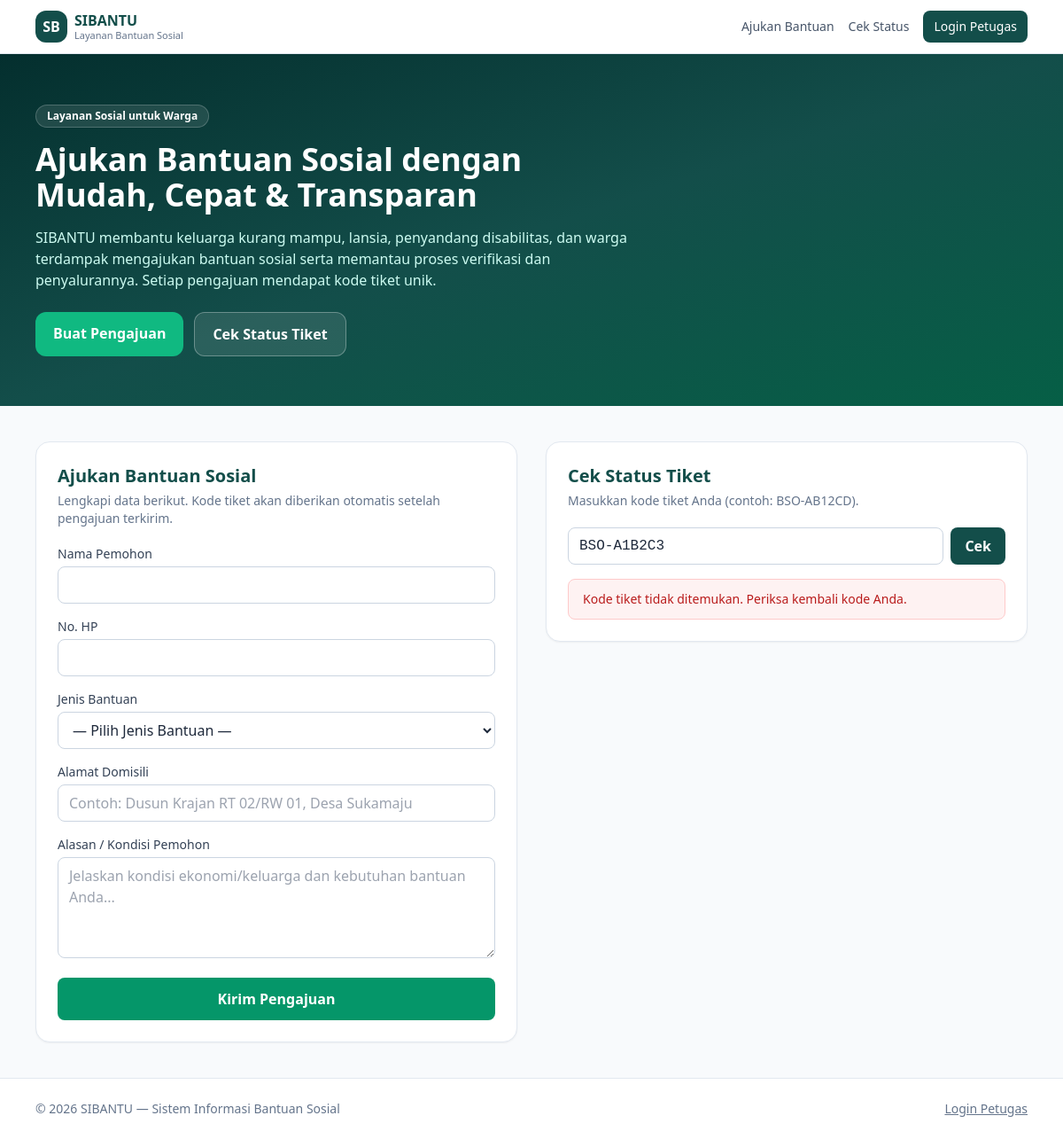
The app's page /index.php?kode_tiket=BSO-A1B2C3, older data.
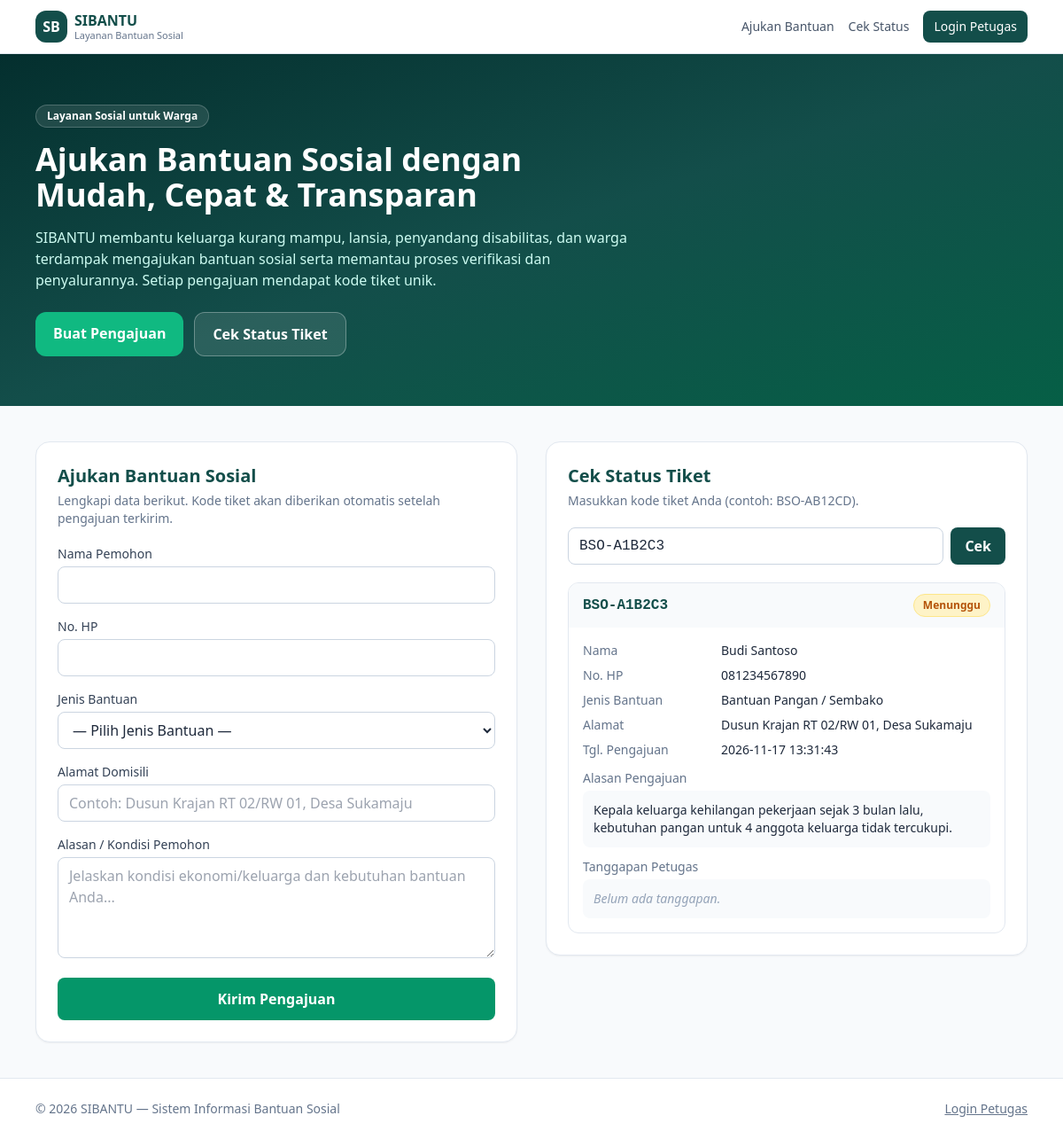
The same page, newer data.
### tables this page shows
CREATE TABLE IF NOT EXISTS `pengajuan` (
  `id` INT(11) NOT NULL AUTO_INCREMENT,
  `kode_tiket` VARCHAR(20) NOT NULL,
  `nama_pemohon` VARCHAR(100) NOT NULL,
  `no_hp` VARCHAR(20) NOT NULL,
  `id_jenis` INT(11) NOT NULL,
  `alamat` VARCHAR(255) NOT NULL,
  `alasan` TEXT NOT NULL,
  `status` ENUM('Menunggu','Diverifikasi','Disalurkan') NOT NULL DEFAULT 'Menunggu',
  `tanggapan` TEXT DEFAULT NULL,
  `created_at` TIMESTAMP NOT NULL DEFAULT CURRENT_TIMESTAMP,
  `updated_at` TIMESTAMP NOT NULL DEFAULT CURRENT_TIMESTAMP ON UPDATE CURRENT_TIMESTAMP,
  PRIMARY KEY (`id`),
  UNIQUE KEY `uk_kode_tiket` (`kode_tiket`),
  KEY `idx_status` (`status`),
  KEY `idx_jenis` (`id_jenis`),
  CONSTRAINT `fk_pengajuan_jenis`
    FOREIGN KEY (`id_jenis`) REFERENCES `jenis_bantuan` (`id`)
    ON UPDATE CASCADE ON DELETE RESTRICT
);

CREATE TABLE IF NOT EXISTS `jenis_bantuan` (
  `id` INT(11) NOT NULL AUTO_INCREMENT,
  `nama_jenis` VARCHAR(100) NOT NULL,
  `created_at` TIMESTAMP NOT NULL DEFAULT CURRENT_TIMESTAMP,
  PRIMARY KEY (`id`),
  UNIQUE KEY `uk_nama_jenis` (`nama_jenis`)
);

### index.php (the view, shortened to what the changed rows need)
<?php
require_once 'koneksi.php';
$hasil_cek = null;
$cek_error = '';
if (isset($_GET['kode_tiket']) && trim($_GET['kode_tiket']) !== '') {
    $kode_cek = mysqli_real_escape_string($koneksi, trim($_GET['kode_tiket']));
    $q = "SELECT p.*, k.nama_jenis
          FROM pengajuan p
          LEFT JOIN jenis_bantuan k ON p.id_jenis = k.id
          WHERE p.kode_tiket = '$kode_cek' LIMIT 1";
    $res = mysqli_query($koneksi, $q);
    if ($res && mysqli_num_rows($res) > 0) {
        $hasil_cek = mysqli_fetch_assoc($res);
    } else {
        $cek_error = 'Kode tiket tidak ditemukan. Periksa kembali kode Anda.';
    }
}
function badge_status($status) {
    if ($status === 'Menunggu') return 'bg-amber-100 text-amber-700 border-amber-200';
    return 'bg-slate-100 text-slate-600 border-slate-200';
}
?>
<!DOCTYPE html>
<html lang="id">
<head>
<script src="https://cdn.tailwindcss.com"></script>
</head>
<body class="bg-slate-50 text-slate-800 font-sans">
<header class="bg-gradient-to-br from-teal-950 via-teal-900 to-emerald-800 text-white">
  <div class="max-w-6xl mx-auto px-4 py-14">
    <h1 class="text-3xl sm:text-4xl font-bold leading-tight max-w-2xl">Ajukan Bantuan Sosial dengan Mudah, Cepat & Transparan</h1>
  </div>
</header>
<main class="max-w-6xl mx-auto px-4 py-10 space-y-10">
  <div class="grid lg:grid-cols-2 gap-8">
    <section id="form-pengajuan" class="bg-white rounded-2xl border border-slate-200 shadow-sm p-6">
      <h2 class="text-xl font-bold text-teal-900">Ajukan Bantuan Sosial</h2>
    </section>
    <section id="cek-status" class="bg-white rounded-2xl border border-slate-200 shadow-sm p-6 h-fit">
      <h2 class="text-xl font-bold text-teal-900">Cek Status Tiket</h2>
      <p class="text-sm text-slate-500 mt-1 mb-5">Masukkan kode tiket Anda (contoh: BSO-AB12CD).</p>
      <form method="GET" action="index.php#cek-status" class="flex gap-2">
        <input type="text" name="kode_tiket" value="<?= htmlspecialchars($_GET['kode_tiket'] ?? '') ?>" required placeholder="BSO-XXXXXX"
               class="flex-1 rounded-lg border border-slate-300 px-3 py-2 font-mono focus:outline-none focus:ring-2 focus:ring-teal-500">
        <button type="submit" class="px-4 py-2 rounded-lg bg-teal-900 hover:bg-teal-800 text-white font-semibold transition">Cek</button>
      </form>
      <?php if ($cek_error): ?>
        <div class="mt-4 rounded-lg bg-red-50 border border-red-200 text-red-700 text-sm px-4 py-3"><?= htmlspecialchars($cek_error) ?></div>
      <?php endif; ?>
      <?php if ($hasil_cek): ?>
        <div class="mt-5 border border-slate-200 rounded-xl overflow-hidden">
          <div class="bg-slate-50 px-4 py-3 flex items-center justify-between">
            <span class="font-mono font-bold text-teal-900"><?= htmlspecialchars($hasil_cek['kode_tiket']) ?></span>
            <span class="text-xs font-semibold px-2.5 py-1 rounded-full border <?= badge_status($hasil_cek['status']) ?>"><?= htmlspecialchars($hasil_cek['status']) ?></span>
          </div>
          <div class="p-4 space-y-3 text-sm">
            <div class="grid grid-cols-3 gap-2">
              <span class="text-slate-500">Nama</span><span class="col-span-2 font-medium"><?= htmlspecialchars($hasil_cek['nama_pemohon']) ?></span>
              <span class="text-slate-500">No. HP</span><span class="col-span-2 font-medium"><?= htmlspecialchars($hasil_cek['no_hp']) ?></span>
              <span class="text-slate-500">Jenis Bantuan</span><span class="col-span-2 font-medium"><?= htmlspecialchars($hasil_cek['nama_jenis'] ?? '-') ?></span>
              <span class="text-slate-500">Alamat</span><span class="col-span-2 font-medium"><?= htmlspecialchars($hasil_cek['alamat']) ?></span>
              <span class="text-slate-500">Tgl. Pengajuan</span><span class="col-span-2 font-medium"><?= htmlspecialchars($hasil_cek['created_at'] ?? '-') ?></span>
            </div>
            <div>
              <div class="text-slate-500 mb-1">Alasan Pengajuan</div>
              <div class="bg-slate-50 rounded-lg p-3 whitespace-pre-line"><?= htmlspecialchars($hasil_cek['alasan']) ?></div>
            </div>
            <div>
              <div class="text-slate-500 mb-1">Tanggapan Petugas</div>
              <?php if (!empty($hasil_cek['tanggapan'])): ?>
                <div class="bg-emerald-50 border border-emerald-200 rounded-lg p-3 whitespace-pre-line text-emerald-900"><?= htmlspecialchars($hasil_cek['tanggapan']) ?></div>
              <?php else: ?>
                <div class="bg-slate-50 rounded-lg p-3 text-slate-400 italic">Belum ada tanggapan.</div>
              <?php endif; ?>
            </div>
          </div>
        </div>
      <?php endif; ?>
    </section>
  </div>
</main>
</body>
</html>

Row changes from the older to the newer data that the page shows:
added pengajuan: kode_tiket "BSO-A1B2C3", status "Menunggu", nama_pemohon "Budi Santoso", no_hp "081234567890", id_jenis.nama_jenis "Bantuan Pangan / Sembako", alamat "Dusun Krajan RT 02/RW 01, Desa Sukamaju", created_at "2026-11-17 13:31:43", alasan "Kepala keluarga kehilangan pekerjaan sejak 3 bulan lalu, kebutuhan pangan untuk 4 anggota keluarga tidak tercukupi."
Text that changed along with them:
$cek_error: "Kode tiket tidak ditemukan. Periksa kembali kode Anda." → (not shown)
text now shown: "Nama No. HP Jenis Bantuan Alamat Tgl. Pengajuan Alasan Pengajuan Tanggapan Petugas Belum ada tanggapan."
